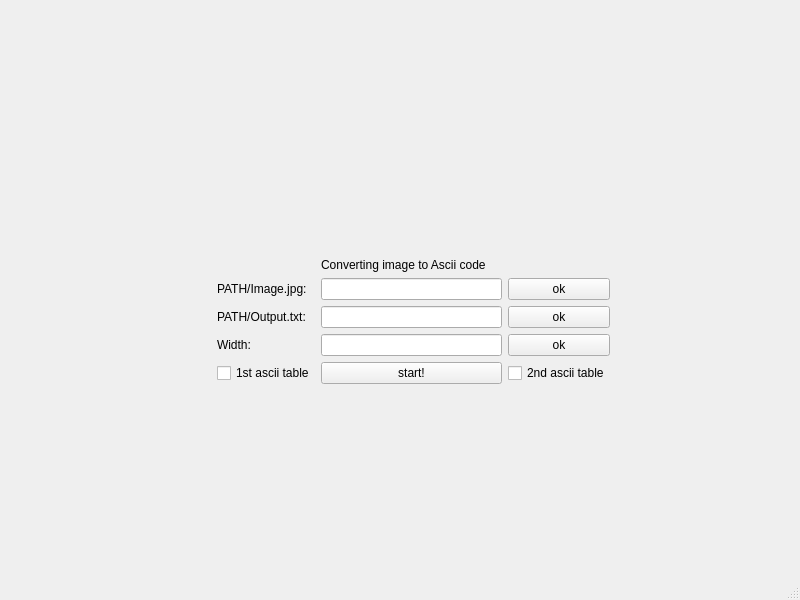
<?xml version="1.0" encoding="UTF-8"?>
<ui version="4.0">
 <class>MainWindow</class>
 <widget class="QMainWindow" name="MainWindow">
  <property name="geometry">
   <rect>
    <x>0</x>
    <y>0</y>
    <width>800</width>
    <height>600</height>
   </rect>
  </property>
  <property name="windowTitle">
   <string>MainWindow</string>
  </property>
  <widget class="QWidget" name="centralwidget">
   <widget class="QWidget" name="gridLayoutWidget">
    <property name="geometry">
     <rect>
      <x>30</x>
      <y>90</y>
      <width>761</width>
      <height>461</height>
     </rect>
    </property>
    <layout class="QGridLayout" name="gridLayout">
     <item row="8" column="1">
      <widget class="QLabel" name="label_5">
       <property name="text">
        <string>Width:</string>
       </property>
      </widget>
     </item>
     <item row="5" column="0">
      <widget class="QLabel" name="label">
       <property name="text">
        <string/>
       </property>
      </widget>
     </item>
     <item row="8" column="3">
      <widget class="QPushButton" name="widthButton">
       <property name="text">
        <string>ok</string>
       </property>
      </widget>
     </item>
     <item row="6" column="3">
      <widget class="QPushButton" name="imgButton">
       <property name="text">
        <string>ok</string>
       </property>
      </widget>
     </item>
     <item row="5" column="2">
      <widget class="QLabel" name="label_4">
       <property name="text">
        <string>Converting image to Ascii code</string>
       </property>
      </widget>
     </item>
     <item row="7" column="3">
      <widget class="QPushButton" name="outButton">
       <property name="text">
        <string>ok</string>
       </property>
      </widget>
     </item>
     <item row="9" column="2">
      <widget class="QPushButton" name="startButton">
       <property name="text">
        <string>start!</string>
       </property>
      </widget>
     </item>
     <item row="6" column="1">
      <widget class="QLabel" name="label_2">
       <property name="text">
        <string>PATH/Image.jpg:</string>
       </property>
      </widget>
     </item>
     <item row="6" column="4">
      <spacer name="horizontalSpacer_2">
       <property name="orientation">
        <enum>Qt::Horizontal</enum>
       </property>
       <property name="sizeHint" stdset="0">
        <size>
         <width>40</width>
         <height>20</height>
        </size>
       </property>
      </spacer>
     </item>
     <item row="9" column="1">
      <widget class="QCheckBox" name="checkA">
       <property name="text">
        <string>1st ascii table</string>
       </property>
      </widget>
     </item>
     <item row="11" column="2">
      <spacer name="verticalSpacer_2">
       <property name="orientation">
        <enum>Qt::Vertical</enum>
       </property>
       <property name="sizeHint" stdset="0">
        <size>
         <width>20</width>
         <height>40</height>
        </size>
       </property>
      </spacer>
     </item>
     <item row="7" column="0">
      <spacer name="horizontalSpacer_3">
       <property name="orientation">
        <enum>Qt::Horizontal</enum>
       </property>
       <property name="sizeHint" stdset="0">
        <size>
         <width>40</width>
         <height>20</height>
        </size>
       </property>
      </spacer>
     </item>
     <item row="1" column="2">
      <spacer name="verticalSpacer">
       <property name="orientation">
        <enum>Qt::Vertical</enum>
       </property>
       <property name="sizeHint" stdset="0">
        <size>
         <width>20</width>
         <height>40</height>
        </size>
       </property>
      </spacer>
     </item>
     <item row="8" column="2">
      <widget class="QLineEdit" name="lineWidth"/>
     </item>
     <item row="7" column="1">
      <widget class="QLabel" name="label_3">
       <property name="text">
        <string>PATH/Output.txt:</string>
       </property>
      </widget>
     </item>
     <item row="6" column="0">
      <spacer name="horizontalSpacer">
       <property name="orientation">
        <enum>Qt::Horizontal</enum>
       </property>
       <property name="sizeHint" stdset="0">
        <size>
         <width>40</width>
         <height>20</height>
        </size>
       </property>
      </spacer>
     </item>
     <item row="6" column="2">
      <widget class="QLineEdit" name="lineImg"/>
     </item>
     <item row="7" column="4">
      <spacer name="horizontalSpacer_4">
       <property name="orientation">
        <enum>Qt::Horizontal</enum>
       </property>
       <property name="sizeHint" stdset="0">
        <size>
         <width>40</width>
         <height>20</height>
        </size>
       </property>
      </spacer>
     </item>
     <item row="7" column="2">
      <widget class="QLineEdit" name="lineOut"/>
     </item>
     <item row="9" column="3">
      <widget class="QCheckBox" name="checkB">
       <property name="text">
        <string>2nd ascii table</string>
       </property>
      </widget>
     </item>
    </layout>
   </widget>
  </widget>
  <widget class="QMenuBar" name="menubar">
   <property name="geometry">
    <rect>
     <x>0</x>
     <y>0</y>
     <width>800</width>
     <height>20</height>
    </rect>
   </property>
  </widget>
  <widget class="QStatusBar" name="statusbar"/>
 </widget>
 <resources/>
 <connections/>
</ui>
